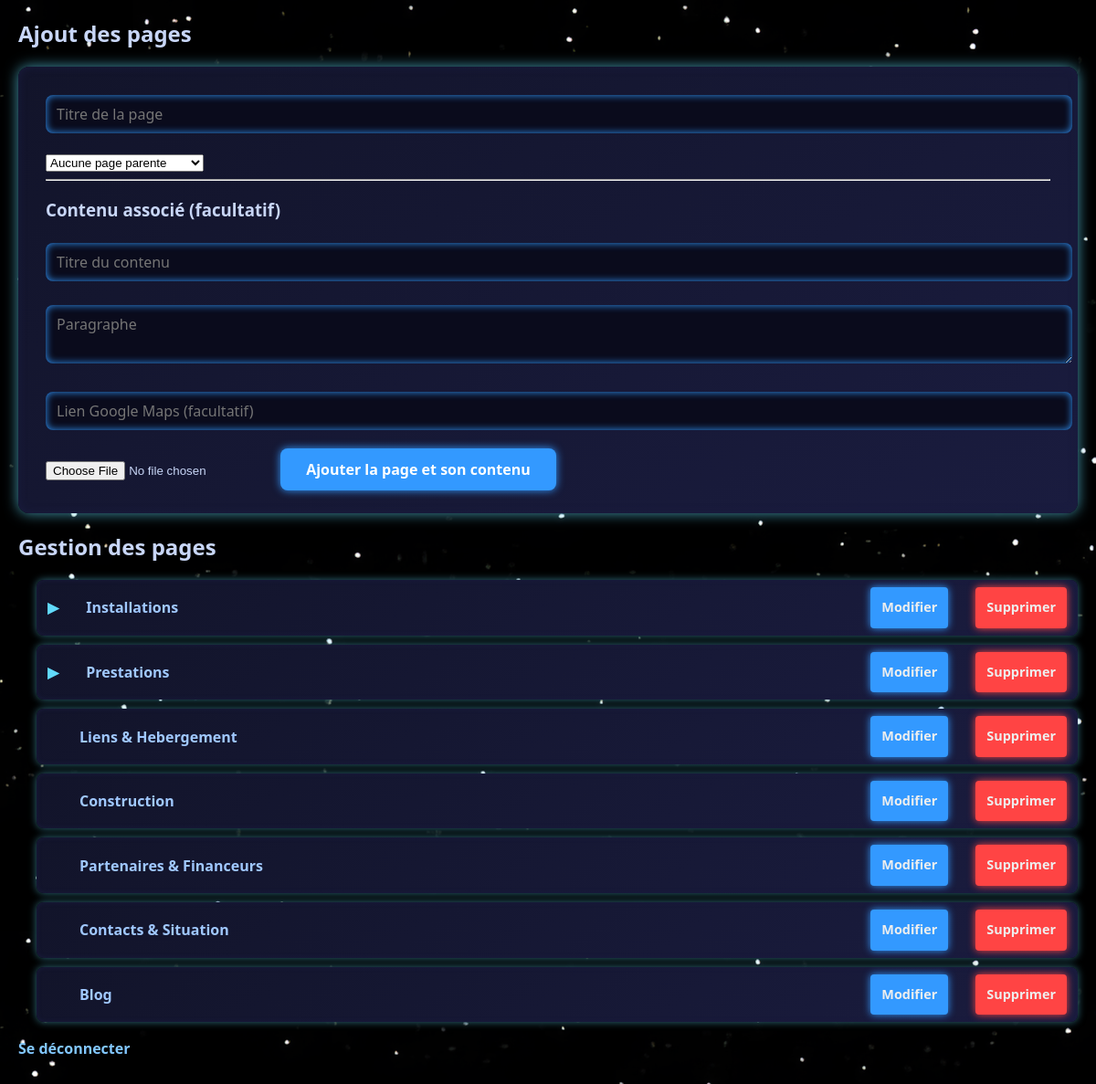
Before: /backoffice.php (signed in) with the older database file.
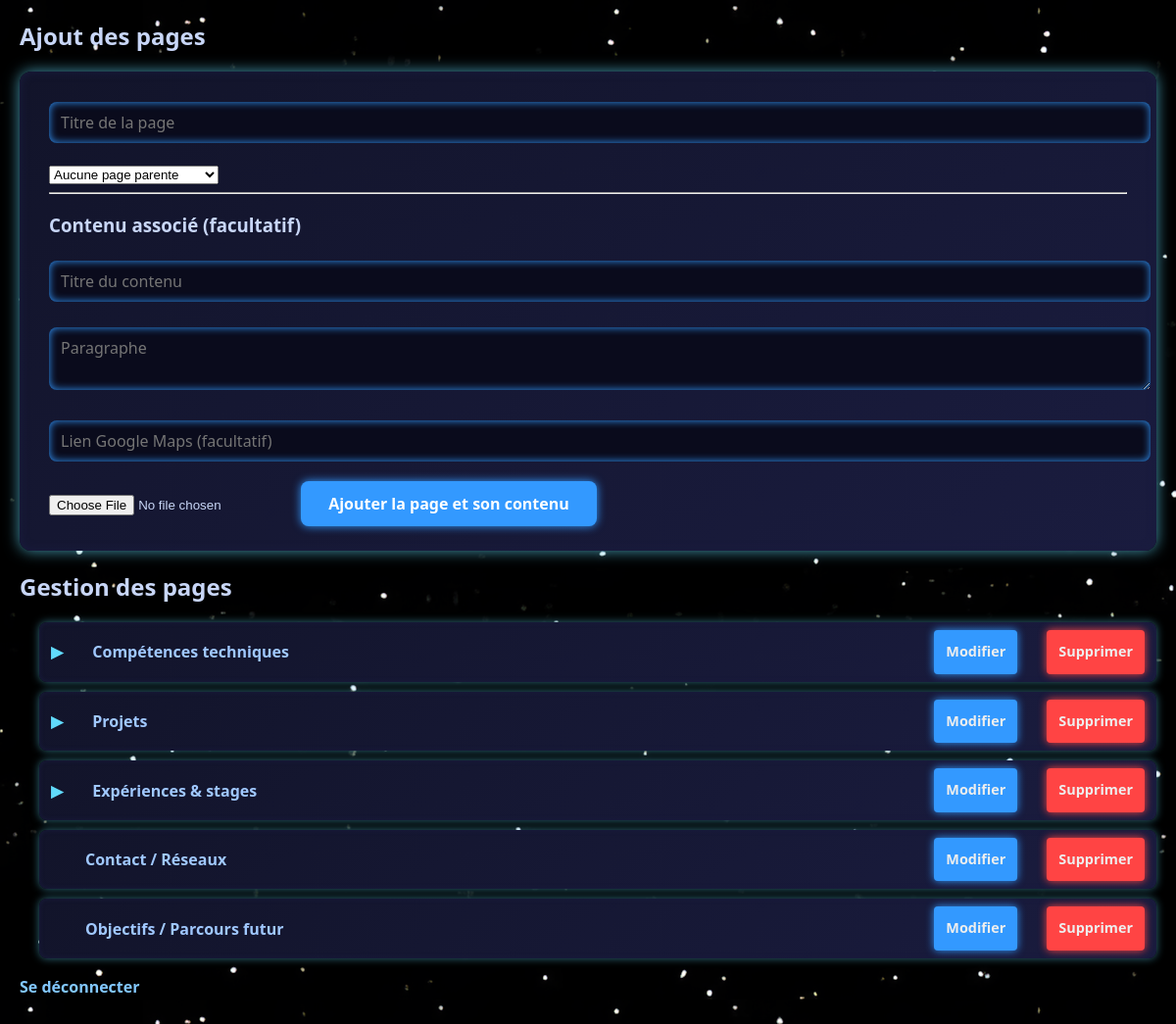
After: the same page with the newer database file.
### tables this page shows
CREATE TABLE pages (
    id INTEGER PRIMARY KEY AUTOINCREMENT,
    titre VARCHAR(255) NOT NULL,
    id_parent INTEGER, order_page_parent INTEGER, order_page_enfant INTEGER,
    FOREIGN KEY (id_parent) REFERENCES pages(id)
);

### model/BDD.php (called while the page is built, shortened)
<?php
class BDD
{
    private static string $cheminDeLaBDD = '../data/db-cosmodrome.db';
    static public function getPagesHierarchy(): array
    {
        $bdd = new SQLite3(BDD::$cheminDeLaBDD);
        $pages = array();
        $requete = "SELECT * FROM pages ORDER BY order_page_parent ASC, order_page_enfant ASC";
        $resultats = $bdd->query($requete);
        if ($resultats) {
            while ($res = $resultats->fetchArray(SQLITE3_ASSOC)) {
                $page = new \Page();
                $page->setId($res['id']);
                $page->setTitre($res['titre']);
                $page->setIdParent($res['id_parent']);
                $page->setOrderPageParent($res['order_page_parent'] ?? 0);
                $page->setOrderPageEnfant($res['order_page_enfant'] ?? 0);
                $pages[] = $page;
            }
        }
        return $pages;
    }
    static public function buildHierarchy(array $pages, $parentId = null): array
    {
        $hierarchy = array();
        foreach ($pages as $page) {
            if ($page->getIdParent() == $parentId) {
                $children = self::buildHierarchy($pages, $page->getId());
                usort($children, function ($a, $b) {
                    return $a->getOrderPageEnfant() <=> $b->getOrderPageEnfant();
                });
                if (!empty($children)) {
                    $page->setChildren($children);
                }
                $hierarchy[] = $page;
            }
        }
        return $hierarchy;
    }
}
?>

### model/Classes.php (called while the page is built, shortened)
<?php
class Page
{
    private $id;
    private $titre;
    private $idParent;
    private $children = array();
    private $orderPageEnfant;
    public function getId()
    {
        return $this->id;
    }
    public function setId($id)
    {
        $this->id = $id;
    }
    public function getTitre()
    {
        return $this->titre;
    }
    public function setTitre($titre)
    {
        $this->titre = $titre;
    }
    public function getIdParent()
    {
        return $this->idParent;
    }
    public function setIdParent($idParent)
    {
        $this->idParent = $idParent;
    }
    public function setChildren(array $children)
    {
        $this->children = $children;
    }
    public function getChildren()
    {
        return $this->children;
    }
    public function getOrderPageEnfant()
    {
        return $this->orderPageEnfant;
    }
    public function setOrderPageEnfant($order)
    {
        $this->orderPageEnfant = $order;
    }
}
?>

### www/backoffice.php (the view, shortened to what this page needs)
<?php
require_once '../model/BDD.php';
require_once '../model/Classes.php';
$pages = BDD::getPagesHierarchy();
$hierarchy = BDD::buildHierarchy($pages);
function afficherPagesAvecBoutons(array $pages): string
{
    $html = '';
    foreach ($pages as $page) {
        $hasChildren = !empty($page->getChildren());
        $html .= '<div class="menu-item">';
        if ($hasChildren) {
            $html .= '<span class="toggle-button">▶</span>';
        } else {
            $html .= '<span style="display:inline-block; width: 15px;"></span>';
        }
        $html .= '<span class="page-title">' . htmlspecialchars($page->getTitre()) . '</span>';
        $html .= ' <a href="modifier.php?id=' . $page->getId() . '" class="btn-modifier">Modifier</a>';
        $html .= ' <a href="supprimer.php?id=' . $page->getId() . '" class="btn-supprimer" onclick="return confirm(\'Êtes-vous sûr de vouloir supprimer cette page ?\');">Supprimer</a>';
        if ($hasChildren) {
            $html .= '<div class="children">';
            $html .= afficherPagesAvecBoutons($page->getChildren());
            $html .= '</div>';
        }
        $html .= '</div>';
    }
    return $html;
}
?>
<!DOCTYPE html>
<html lang="fr">
<head>
    <link rel="stylesheet" href="admin.css">
</head>
<body>
    <h2>Ajout des pages</h2>
    <form action="ajouter_page.php" method="post" enctype="multipart/form-data">
        <input type="text" name="titre" placeholder="Titre de la page" required>
        <select name="parent_id">
            <option value="">Aucune page parente</option>
        </select>
        <hr>
        <h3>Contenu associé (facultatif)</h3>
        <input type="text" name="contenu_titre" placeholder="Titre du contenu">
        <textarea name="contenu_paragraphe" placeholder="Paragraphe"></textarea>
        <input type="text" name="map_url" placeholder="Lien Google Maps (facultatif)">
        <input type="file" name="image" accept="image/*">
        <input type="submit" value="Ajouter la page et son contenu">
    </form>
    <div class="left-panel">
        <h2>Gestion des pages</h2>
        <?= afficherPagesAvecBoutons($hierarchy) ?>
    </div>
    <a href="logout.php">Se déconnecter</a>
</body>
</html>

### www/admin.css (style rules this page uses)
body { background: radial-gradient(ellipse at center, #000010 0%, #000000 100%); color: #c8d6f7; font-family: 'Segoe UI', Tahoma, Geneva, Verdana, sans-serif; background-image: url(image/fond-espace.png); margin: 20px; }
body::before { content: ""; position: fixed; top: 0; left: 0; right: 0; bottom: 0; opacity: 0.2; pointer-events: none; z-index: -1; }
.menu-item { margin-left: 20px; margin-bottom: 10px; padding: 8px 12px; background: linear-gradient(145deg, #12142a, #1a1c3f); border-radius: 8px; box-shadow: 0 0 8px rgba(97, 218, 251, 0.5), inset 0 0 5px #1a1c3f; display: flex; align-items: center; justify-content: space-between; gap: 20px; }
.toggle-button { cursor: pointer; margin-right: 10px; color: #61dafb; font-weight: bold; user-select: none; transition: transform 0.3s ease; }
.page-title { flex-grow: 1; font-weight: bold; color: #a0c8ff; user-select: text; cursor: default; }
.btn-modifier, .btn-supprimer { text-decoration: none; padding: 5px 12px; border-radius: 4px; font-size: 0.9em; margin-left: 10px; user-select: none; transition: background-color 0.3s ease; color: #eee; }
.btn-modifier { background-color: #3399ff; box-shadow: 0 0 8px #3399ff; }
.btn-supprimer { background-color: #ff4444; box-shadow: 0 0 8px #ff4444; }
form { background: linear-gradient(145deg, #12142a, #1a1c3f); padding: 25px 30px; border-radius: 12px; max-width: 100%; box-shadow: 0 0 15px rgba(97, 218, 251, 0.7), inset 0 0 10px #1a1c3f; }
input[type="text"], textarea { width: 100%; padding: 10px 12px; margin-top: 6px; margin-bottom: 20px; border-radius: 8px; border: none; background-color: #0a0b1c; color: #a0c8ff; font-size: 1em; box-shadow: inset 0 0 8px #3399ff; resize: vertical; font-family: 'Segoe UI', Tahoma, Geneva, Verdana, sans-serif; }
a { color: #82c7ff; text-decoration: none; font-weight: bold; line-height: 2.4em; }
input[type="submit"] { background-color: #3399ff; color: white; border: none; padding: 12px 28px; border-radius: 8px; font-weight: bold; cursor: pointer; box-shadow: 0 0 10px #3399ff; transition: background-color 0.3s ease; margin-right: 15px; font-family: 'Segoe UI', Tahoma, Geneva, Verdana, sans-serif; font-size: 1em; }

Changed rows visible on the page:
removed pages: titre "Contacts & Situation"
removed pages: titre "Blog"
changed pages: titre "Installations" → "Compétences techniques"
changed pages: titre "Prestations" → "Projets"
changed pages: titre "Liens & Hebergement" → "Expériences & stages"; now shows "▶"
changed pages: titre "Construction" → "Contact / Réseaux"
changed pages: titre "Partenaires & Financeurs" → "Objectifs / Parcours futur"
